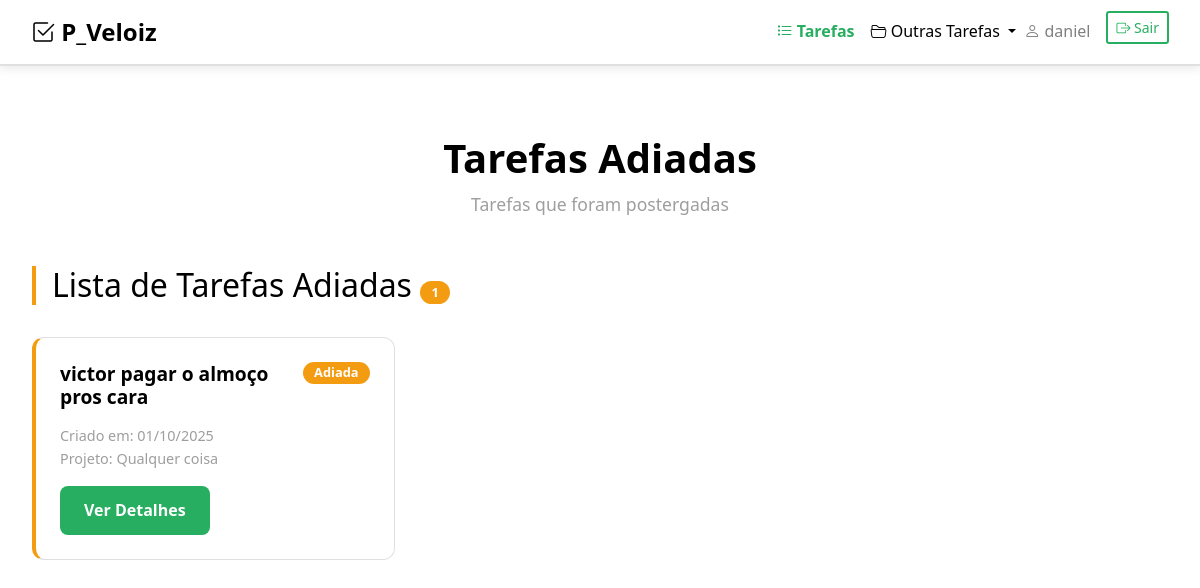
The page /tarefas/adiadas/ (signed in) on the database its author committed.
### veloizapp/models.py (models this page shows, shortened)
class Tarefa(models.Model):
    TIPO_STATUS = [
        ('pendente', 'Pendente'),
        ('em andamento', 'Em Andamento'),
        ('concluida', 'Concluída'),
        ('adiado', 'Adiado'),
    ]
    OPCOES_CATEGORIA = [
        ('urgente', 'Urgente'),
        ('importante', 'Importante'),
        ('precisa ser feito', 'Precisa ser feito'),
        ('pode ser adiado', 'Pode ser adiado'),
    ]
    descricao = models.CharField(max_length=150)
    data_criacao = models.DateTimeField(auto_now_add=True)
    categoria = models.CharField(max_length=50, choices=OPCOES_CATEGORIA, default='importante')
    status = models.CharField(max_length=20, choices=TIPO_STATUS, default='pendente')
    responsavel = models.ForeignKey(User, on_delete=models.CASCADE, related_name="tarefas")
    projeto = models.ForeignKey(Projeto, on_delete=models.CASCADE, related_name="tarefas", null=True)

class Projeto(models.Model):
    TIPOS_PROJETO = [
        ('pessoal', 'Pessoal'),
        ('trabalho', 'Trabalho'),
        ('estudos', 'Estudos'),
        ('saude', 'Saúde'),
        ('financas', 'Finanças'),
        ('outro', 'Outro'),
    ]
    nome = models.CharField(max_length=100)
    descricao = models.TextField(blank=True, null=True)
    tipo = models.CharField(max_length=20, choices=TIPOS_PROJETO, default='pessoal')
    usuario = models.ForeignKey(User, on_delete=models.CASCADE, related_name="projetos")

### veloizapp/views.py (the view)
# urls.py: path('tarefas/adiadas/', views.tarefas_adiadas, name='tarefas_adiadas'),
def tarefas_adiadas(request):
    tarefas_adiadas = Tarefa.objects.filter(status='adiado', responsavel=request.user)
    return render(request, 'veloizapp/tarefas_adiadas.html', {'tarefas_adiadas': tarefas_adiadas})

### veloizapp/templates/veloizapp/tarefas_adiadas.html (shortened to what this page needs)
{% extends 'veloizapp/base.html' %}
{% load static %}
{% load crispy_forms_tags %}
{% block content %}
<div class="container-modern">
    <div class="section-header">
        <h1 class="section-title">Tarefas Adiadas</h1>
        <p class="section-subtitle">Tarefas que foram postergadas</p>
    </div>
    <div class="tasks-section">
        <h2 class="mb-4" style="color: var(--black); border-left: 4px solid #F39C12; padding-left: 1rem;">
            Lista de Tarefas Adiadas
            <span class="badge" style="background: #F39C12;">
                {{ tarefas_adiadas|length }}
            </span>
        </h2>
        {% if tarefas_adiadas %}
        <div class="tasks-grid">
            {% for tarefa in tarefas_adiadas %}
            <div class="task-card" style="border-left-color: #F39C12;">
                <div class="task-header">
                    <h3 class="task-title">{{ tarefa.descricao }}</h3>
                    <span class="badge" style="background: #F39C12;">
                        Adiada
                    </span>
                </div>
                <div class="task-meta">
                    <span>Criado em: {{ tarefa.data_criacao|date:"d/m/Y" }}</span>
                    {% if tarefa.projeto %}
                    <br><span>Projeto: {{ tarefa.projeto.nome }}</span>
                    {% endif %}
                </div>
                <div class="task-actions">
                    <button class="btn-modern btn-primary"
                            data-toggle="modal"
                            data-target="#modal{{ tarefa.id }}">
                        Ver Detalhes
                    </button>
                </div>
            </div>
            {% endfor %}
        </div>
        {% else %}
        <div class="empty-state">
            <h3>Nenhuma tarefa adiada</h3>
            <p>Não há tarefas postergadas no momento.</p>
        </div>
        {% endif %}
    </div>
</div>
{% endblock %}

### veloizapp/templates/veloizapp/base.html (shortened to what this page needs)
<!doctype html>
<html lang="pt-BR">
  <head>
    <link href="https://cdn.jsdelivr.net/npm/bootstrap@4.6.0/dist/css/bootstrap.min.css" rel="stylesheet">
    <link rel="stylesheet" href="https://cdn.jsdelivr.net/npm/bootstrap-icons@1.11.0/font/bootstrap-icons.css">
    {% load static %}
    <link rel="stylesheet" href="{% static 'veloizapp/css/style.css' %}">
  </head>
  <body style="padding-top: 70px;">
    {% if not request.path == '/' %}
    <nav class="navbar fixed-top navbar-expand-lg navbar-light navbar-professional">
      <div class="container-fluid">
        <a class="navbar-brand" href="{% url 'tarefas_pendentes' %}">
          <i class="bi bi-check2-square"></i> P_Veloiz
        </a>
        <div class="collapse navbar-collapse" id="navbarSupportedContent">
          <ul class="navbar-nav ml-auto">
            <li class="nav-item">
              <a class="nav-link active" href="{% url 'tarefas_pendentes' %}">
                <i class="bi bi-list-task"></i> Tarefas
              </a>
            </li>
            <li class="nav-item dropdown">
              <a class="nav-link dropdown-toggle" href="#" data-toggle="dropdown">
                <i class="bi bi-folder2-open"></i> Outras Tarefas
              </a>
            </li>
            {% if user.is_authenticated %}
            <li class="nav-item">
              <span class="navbar-text mr-3">
                <i class="bi bi-person"></i> {{ user.username }}
              </span>
            </li>
            <li class="nav-item">
              <a class="btn btn-outline-custom btn-sm" href="{% url 'login_page' %}?logout=1">
                <i class="bi bi-box-arrow-right"></i> Sair
              </a>
            </li>
            {% endif %}
          </ul>
        </div>
      </div>
    </nav>
    {% endif %}
    <div class="container-modern">
      {% block content %}
      {% endblock %}
    </div>
  </body>
</html>

### veloizapp/static/veloizapp/css/style.css (style rules this page uses)
:root { --white: #FFFFFF; --black: #000000; --gray-light: #F5F5F5; --gray-medium: #E0E0E0; --gray-dark: #9E9E9E; --green-primary: #27AE60; --green-dark: #219653; --green-light: #6FCF97; }
* { margin: 0; padding: 0; box-sizing: border-box; }
body { background-color: var(--white); color: var(--black); font-family: 'Segoe UI', Tahoma, Geneva, Verdana, sans-serif; line-height: 1.6; }
.navbar-professional { background: var(--white) !important; border-bottom: 2px solid var(--gray-medium); box-shadow: 0 2px 10px rgba(0,0,0,0.1); }
.navbar-brand { color: var(--black) !important; font-weight: 700; font-size: 1.5rem; }
.nav-link { color: var(--black) !important; font-weight: 500; transition: color 0.3s ease; }
.nav-link.active { color: var(--green-primary) !important; font-weight: 600; }
.btn-outline-custom { border: 2px solid var(--green-primary); color: var(--green-primary); font-weight: 500; }
.container-modern { max-width: 1200px; margin: 0 auto; padding: 2rem 1rem; }
.section-header { text-align: center; margin-bottom: 3rem; }
.section-title { font-size: 2.5rem; font-weight: 700; color: var(--black); margin-bottom: 0.5rem; }
.section-subtitle { font-size: 1.1rem; color: var(--gray-dark); }
.btn-modern { padding: 0.75rem 1.5rem; border: none; border-radius: 8px; font-weight: 600; text-decoration: none; display: inline-block; transition: all 0.3s ease; cursor: pointer; }
.btn-primary { background: var(--green-primary); color: var(--white); }
.tasks-grid { display: grid; grid-template-columns: repeat(auto-fill, minmax(350px, 1fr)); gap: 1.5rem; margin-top: 2rem; }
.task-card { background: var(--white); border: 1px solid var(--gray-medium); border-radius: 12px; padding: 1.5rem; transition: all 0.3s ease; border-left: 4px solid var(--gray-medium); }
.task-header { display: flex; justify-content: space-between; align-items: flex-start; margin-bottom: 1rem; }
.task-title { font-size: 1.2rem; font-weight: 600; color: var(--black); margin: 0; }
.task-meta { color: var(--gray-dark); font-size: 0.9rem; margin-bottom: 1rem; }
.task-actions { display: flex; gap: 0.5rem; flex-wrap: wrap; }
.badge { padding: 0.3rem 0.7rem; border-radius: 20px; font-size: 0.8rem; font-weight: 600; color: white; }

### rows shown on the page
Tarefa: descricao "victor pagar o almoço pros cara", data_criacao "01/10/2025", projeto.nome "Qualquer coisa"

### other values the page prints
{{ user.username }} "daniel"
{{ tarefas_adiadas|length }} "1"
